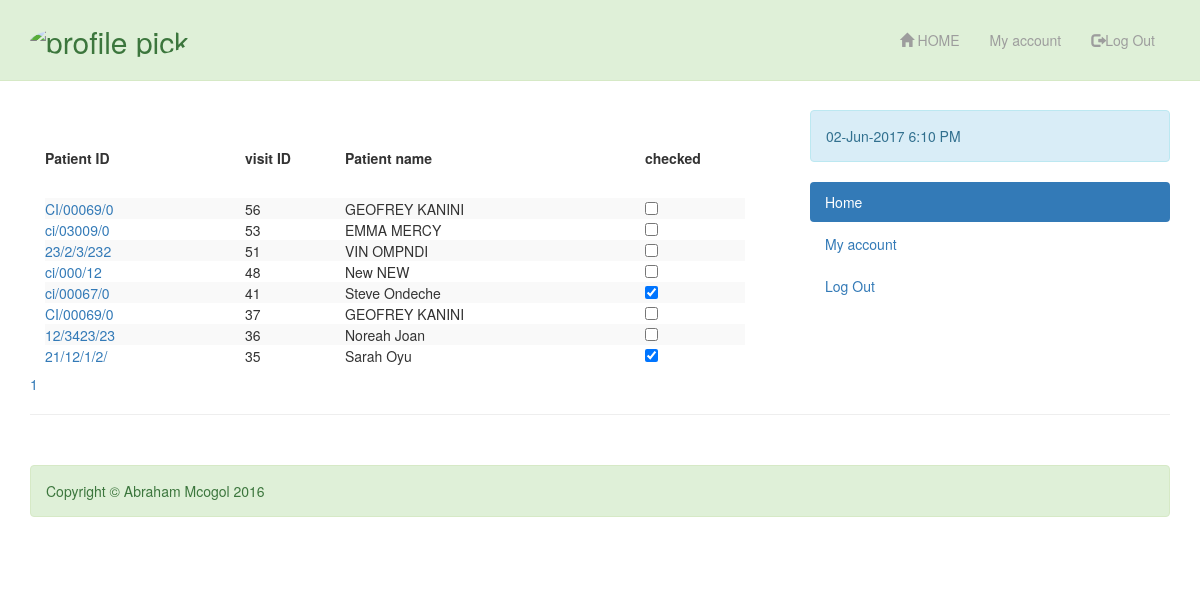
Screenshot of /lab.php with the database file from the repository.
### tables this page shows
CREATE TABLE IF NOT EXISTS `visits` (
  `ID` varchar(10) NOT NULL,
  `name` varchar(30) NOT NULL,
  `visit_id` int(10) NOT NULL AUTO_INCREMENT,
  `timestamp` timestamp NOT NULL DEFAULT CURRENT_TIMESTAMP ON UPDATE CURRENT_TIMESTAMP,
  `age` int(3) DEFAULT NULL,
  `bp` varchar(5) DEFAULT NULL,
  `temp` varchar(5) DEFAULT NULL,
  `weight` varchar(5) DEFAULT NULL,
  `height` varchar(5) DEFAULT NULL,
  `symptoms` varchar(300) DEFAULT NULL,
  `notes` varchar(300) DEFAULT NULL,
  `prescription` varchar(50) DEFAULT NULL,
  `test1` varchar(14) DEFAULT NULL,
  `test2` varchar(14) DEFAULT NULL,
  `test3` varchar(14) DEFAULT NULL,
  `result1` varchar(30) DEFAULT NULL,
  `result2` varchar(30) DEFAULT NULL,
  `result3` varchar(30) DEFAULT NULL,
  `labnote` varchar(100) DEFAULT NULL,
  `checkout` int(20) DEFAULT NULL,
  `reception` varchar(14) DEFAULT NULL,
  `nurse` varchar(14) DEFAULT NULL,
  `doctor` varchar(14) DEFAULT NULL,
  `lab` varchar(14) DEFAULT NULL,
  `phermacy` varchar(14) DEFAULT NULL,
  PRIMARY KEY (`visit_id`),
  KEY `visit_id` (`visit_id`)
);

### includes/functions.php (called while the page is built, shortened)
<?php
	include_once('Connections/database_connection.php');
	function find_labs($page=0, $limit=0){
		global $connection;
		$query = "SELECT * FROM visits WHERE test1 OR test2 OR test3 IS NOT NULL ORDER BY visit_id DESC ";
		$lab_set = mysqli_query($connection, $query);
		return $lab_set;
	}

### lab.php (the view, shortened to what this page needs)
<?php
 require_once('Connections/database_connection.php');
 include_once('includes/functions.php');
?>
<?php
  if(isset($_GET['page'])){
    $current_page = $_GET['page'] - 1;
  }else{
    $current_page = 0;
  }
?>
<!DOCTYPE html>
<html lang="en">
<head>
    <link href="css/bootstrap.min.css" rel="stylesheet">
    <link href="css/small-business.css" rel="stylesheet">
</head>
<body>
    <nav class="navbar navbar-inverse navbar-fixed-top .alert alert-success" style="position:absolute" role="navigation">
        <div class="container">
            <div class="navbar-header">
               <h2>
                <?php
                 if ($_SESSION['image'] == ! null){
                      echo '<img  src="images/staff_profile/'.$_SESSION['image'].'" class="img-circle" alt="profile pick" width="60px" height="60px" >';
                    }else{
                      echo '<img  src="images/staff_profile/404.jpg" class="img-circle" alt="profile pick" width="60px" height="60px" >';
                    }
                ?>
               </h2>
            </div>
            <div style="float:right" class="collapse navbar-collapse" id="bs-example-navbar-collapse-1">
                <ul class="nav navbar-nav">
                    <li><a href="doctor.php"> <span class="glyphicon glyphicon-home"></span> HOME</a></li>
                    <li><a href="account.php">My account</a></li>
                    <li><a href="logout.php"><span class="glyphicon glyphicon-log-out"></span>Log Out </a></li>
                </ul>
            </div>
        </div>
    </nav>
    <div class="container">
        <div class="row">
          <div class="col-md-8">
    <form class="navbar-form">
        <p>&nbsp;</p>
         <form class="navbar-form" >
          <table width="700" border="0">
            <tr>
              <th width="200">Patient ID</th>
              <th width="100">visit ID</th>
              <th width="300">Patient name </th>
              <th width="100">checked</th>
            </tr>
          </table>
          <p>&nbsp;</p>
          <table width="700" border="0" class="table-striped" align="centre">
                 <?php
                    $visit_set = find_labs(1, $current_page);
                    while($visit = mysqli_fetch_assoc($visit_set)){
                  ?>
                    <tr>
                      <td width="200"><a href="labview.php?visit_id=<?php echo $visit['visit_id']; ?>"> <?php echo ($visit['ID']); ?> </a></td>
                      <td width="100"><?php echo ($visit['visit_id']); ?></td>
                       <td width="300"> <?php echo ucwords($visit['name']); ?></td>
                      <td width="100"><input type="checkbox" name="check" id="check"
                      <?php
                            if($visit['result1']!=null){
                              echo "checked";
                            }
                          ?> ></td>
                    </tr>
                  <?php
                    }
                  ?>
          </table>
        </form>
    <?php
      $pages = ceil(mysqli_num_rows(find_labs(0, $current_page)) / 20);
      for($page=1;$page<=$pages;$page++){
    ?>
      <a href="lab.php?page=<?php echo $page?>"><?php echo $page; ?></a>
    <?php
      }
    ?>
          </div>
            <div class="col-md-4">
                <div class="alert alert-info"><?php
                                $t=time();
                                echo(date("d-M-Y g:i A",$t));
                                ?>
                </div>
                    <ul class="nav nav-pills nav-stacked">
                      <li class="active"><a href="lab.php">Home</a></li>
                      <li><a href="account.php">My account</a></li>
                      <li><a href="logout.php">Log Out</a></li>
                    </ul>
            </div>
        </div>
        <hr>
        <footer>
            <div class="row">
                <div class="col-lg-12">
                    <p class="alert alert-success">Copyright &copy; Abraham Mcogol 2016</p>
                </div>
            </div>
        </footer>
    </div>
</body>
</html>

### css/small-business.css (style rules this page uses)
body { padding-top: 70px; }
.navbar-fixed-top .nav { padding: 15px 0; }
footer { padding: 30px 0; }
@media (min-width:768px) { body { padding-top: 100px; } }

### rows the page displays
visits: ID "CI/00069/0", visit_id "56", name "GEOFREY KANINI"
visits: ID "ci/03009/0", visit_id "53", name "EMMA MERCY"
visits: ID "23/2/3/232", visit_id "51", name "VIN OMPNDI"
visits: ID "ci/000/12", visit_id "48", name "New NEW"
visits: ID "ci/00067/0", visit_id "41", name "Steve Ondeche", result1 "☑"
visits: ID "CI/00069/0", visit_id "37", name "GEOFREY KANINI"
visits: ID "12/3423/23", visit_id "36", name "Noreah Joan"
visits: ID "21/12/1/2/", visit_id "35", name "Sarah Oyu", result1 "☑"
